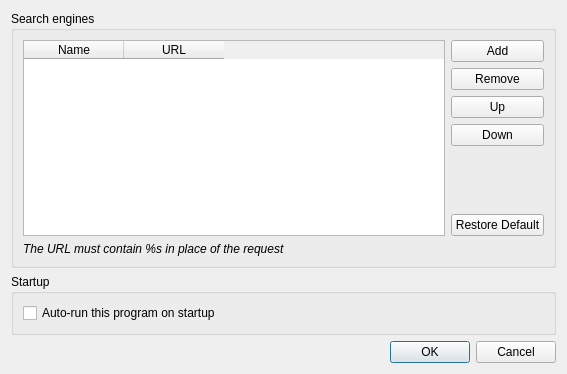
<?xml version="1.0" encoding="UTF-8"?>
<ui version="4.0">
 <class>Settings</class>
 <widget class="QDialog" name="Settings">
  <property name="geometry">
   <rect>
    <x>0</x>
    <y>0</y>
    <width>567</width>
    <height>374</height>
   </rect>
  </property>
  <property name="windowTitle">
   <string>Settings</string>
  </property>
  <layout class="QVBoxLayout" name="verticalLayout_2">
   <item>
    <widget class="QGroupBox" name="engines_group">
     <property name="title">
      <string>Search engines</string>
     </property>
     <layout class="QVBoxLayout" name="verticalLayout_3">
      <item>
       <layout class="QGridLayout" name="gridLayout">
        <item row="0" column="1">
         <layout class="QVBoxLayout" name="verticalLayout">
          <item>
           <widget class="QPushButton" name="engines_add_button">
            <property name="text">
             <string>Add</string>
            </property>
           </widget>
          </item>
          <item>
           <widget class="QPushButton" name="engines_remove_button">
            <property name="text">
             <string>Remove</string>
            </property>
           </widget>
          </item>
          <item>
           <widget class="QPushButton" name="engines_up_button">
            <property name="text">
             <string>Up</string>
            </property>
           </widget>
          </item>
          <item>
           <widget class="QPushButton" name="engines_down_button">
            <property name="text">
             <string>Down</string>
            </property>
           </widget>
          </item>
          <item>
           <spacer name="verticalSpacer">
            <property name="orientation">
             <enum>Qt::Vertical</enum>
            </property>
            <property name="sizeHint" stdset="0">
             <size>
              <width>70</width>
              <height>200</height>
             </size>
            </property>
           </spacer>
          </item>
          <item>
           <widget class="QPushButton" name="engines_default_button">
            <property name="text">
             <string>Restore Default</string>
            </property>
           </widget>
          </item>
         </layout>
        </item>
        <item row="0" column="0">
         <widget class="QTableWidget" name="engines_table">
          <property name="sizeAdjustPolicy">
           <enum>QAbstractScrollArea::AdjustIgnored</enum>
          </property>
          <property name="dragEnabled">
           <bool>false</bool>
          </property>
          <property name="dragDropMode">
           <enum>QAbstractItemView::NoDragDrop</enum>
          </property>
          <property name="selectionMode">
           <enum>QAbstractItemView::SingleSelection</enum>
          </property>
          <property name="selectionBehavior">
           <enum>QAbstractItemView::SelectRows</enum>
          </property>
          <column>
           <property name="text">
            <string>Name</string>
           </property>
          </column>
          <column>
           <property name="text">
            <string>URL</string>
           </property>
          </column>
         </widget>
        </item>
        <item row="1" column="0">
         <widget class="QLabel" name="label">
          <property name="font">
           <font>
            <italic>true</italic>
           </font>
          </property>
          <property name="text">
           <string>The URL must contain %s in place of the request</string>
          </property>
         </widget>
        </item>
       </layout>
      </item>
     </layout>
    </widget>
   </item>
   <item>
    <widget class="QGroupBox" name="startup_group">
     <property name="title">
      <string>Startup</string>
     </property>
     <layout class="QHBoxLayout" name="horizontalLayout_2">
      <item>
       <widget class="QCheckBox" name="startup_checkbox">
        <property name="text">
         <string>Auto-run this program on startup</string>
        </property>
       </widget>
      </item>
     </layout>
    </widget>
   </item>
   <item>
    <widget class="QDialogButtonBox" name="settings_validbox">
     <property name="locale">
      <locale language="English" country="UnitedStates"/>
     </property>
     <property name="orientation">
      <enum>Qt::Horizontal</enum>
     </property>
     <property name="standardButtons">
      <set>QDialogButtonBox::Cancel|QDialogButtonBox::Ok</set>
     </property>
    </widget>
   </item>
  </layout>
 </widget>
 <resources/>
 <connections>
  <connection>
   <sender>settings_validbox</sender>
   <signal>accepted()</signal>
   <receiver>Settings</receiver>
   <slot>accept()</slot>
   <hints>
    <hint type="sourcelabel">
     <x>248</x>
     <y>254</y>
    </hint>
    <hint type="destinationlabel">
     <x>157</x>
     <y>274</y>
    </hint>
   </hints>
  </connection>
  <connection>
   <sender>settings_validbox</sender>
   <signal>rejected()</signal>
   <receiver>Settings</receiver>
   <slot>reject()</slot>
   <hints>
    <hint type="sourcelabel">
     <x>316</x>
     <y>260</y>
    </hint>
    <hint type="destinationlabel">
     <x>286</x>
     <y>274</y>
    </hint>
   </hints>
  </connection>
 </connections>
</ui>
